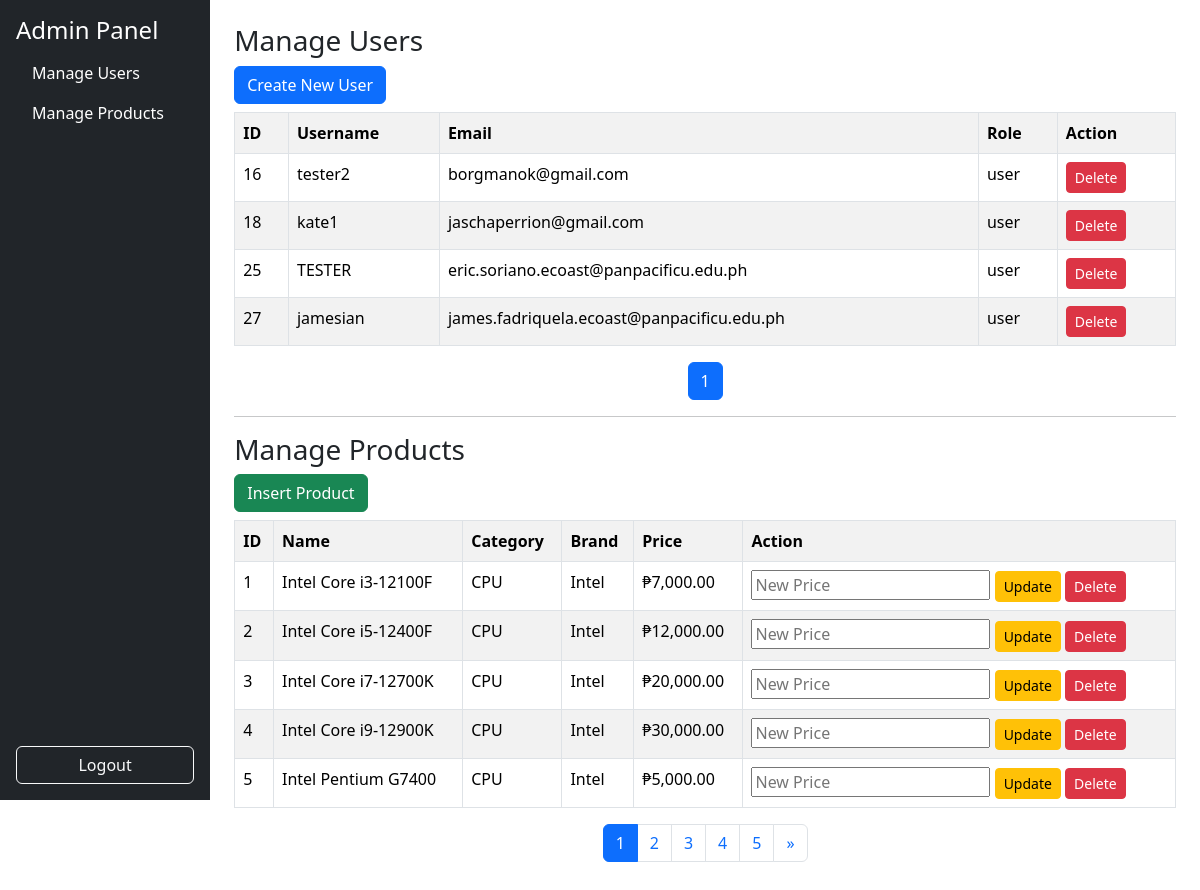
The app's page /admin_dashboard.php (signed in) with its own data.
### tables this page shows
CREATE TABLE `users` (
  `id` int(11) NOT NULL,
  `username` varchar(50) NOT NULL,
  `email` varchar(100) NOT NULL,
  `password` varchar(255) NOT NULL,
  `first_name` varchar(50) DEFAULT '',
  `middle_name` varchar(50) DEFAULT '',
  `last_name` varchar(50) DEFAULT '',
  `street` varchar(100) DEFAULT '',
  `barangay` varchar(100) DEFAULT '',
  `municipality` varchar(100) DEFAULT '',
  `province` varchar(100) DEFAULT '',
  `postal_code` varchar(20) DEFAULT '',
  `mobile` varchar(20) DEFAULT '',
  `profile_pic` varchar(255) DEFAULT 'profile_placeholder.png',
  `role` enum('user','admin') DEFAULT 'user',
  `email_verified` tinyint(1) NOT NULL DEFAULT 0,
  `verification_token` varchar(255) DEFAULT NULL,
  `otp_code` varchar(6) DEFAULT NULL,
  `otp_expires_at` datetime DEFAULT NULL,
  `reset_token` varchar(255) DEFAULT NULL,
  `reset_expires` datetime DEFAULT NULL,
  `reset_expires_at` datetime DEFAULT NULL
);

CREATE TABLE `products` (
  `id` int(11) NOT NULL,
  `name` varchar(255) NOT NULL,
  `category` varchar(50) NOT NULL,
  `brand` varchar(50) DEFAULT NULL,
  `socket` varchar(50) DEFAULT NULL,
  `price` decimal(10,2) NOT NULL,
  `ram_type` varchar(20) DEFAULT NULL,
  `wattage` int(11) DEFAULT NULL,
  `tdp` int(11) DEFAULT NULL
);

### admin_dashboard.php (the view, shortened to what this page needs)
<?php
include 'db.php';
$limit = 5;
$user_page = isset($_GET['user_page']) ? (int)$_GET['user_page'] : 1;
$user_offset = ($user_page - 1) * $limit;
$total_users = $conn->query("SELECT COUNT(*) as total FROM users")->fetch_assoc()['total'];
$user_pages = ceil($total_users / $limit);
$users = $conn->query("SELECT id, username, email, role FROM users LIMIT $limit OFFSET $user_offset");
$product_page = isset($_GET['product_page']) ? (int)$_GET['product_page'] : 1;
$product_offset = ($product_page - 1) * $limit;
$total_products = $conn->query("SELECT COUNT(*) as total FROM products")->fetch_assoc()['total'];
$product_pages = ceil($total_products / $limit);
$products = $conn->query("SELECT id, name, category, brand, price FROM products LIMIT $limit OFFSET $product_offset");
?>
<!DOCTYPE html>
<html lang="en">
<head>
    <link href="https://cdn.jsdelivr.net/npm/bootstrap@5.3.2/dist/css/bootstrap.min.css" rel="stylesheet">
</head>
<body>
<div class="d-flex">
    <div class="bg-dark text-white p-3" style="width: 250px; height: 100vh; display: flex; flex-direction: column;">
        <h4>Admin Panel</h4>
        <ul class="nav flex-column flex-grow-1">
            <li class="nav-item"><a href="#users" class="nav-link text-white">Manage Users</a></li>
            <li class="nav-item"><a href="#products" class="nav-link text-white">Manage Products</a></li>
        </ul>
        <a href="logout.php" class="btn btn-outline-light mt-auto">Logout</a>
    </div>
    <div class="container-fluid p-4">
        <section id="users">
            <h3>Manage Users</h3>
            <button class="btn btn-primary mb-2" data-bs-toggle="collapse" data-bs-target="#createUserForm">Create New User</button>
            <table class="table table-striped table-bordered">
                <tr><th>ID</th><th>Username</th><th>Email</th><th>Role</th><th>Action</th></tr>
                <?php while($row = $users->fetch_assoc()): ?>
                <tr>
                    <td><?= $row['id'] ?></td>
                    <td><?= $row['username'] ?></td>
                    <td><?= $row['email'] ?></td>
                    <td><?= $row['role'] ?></td>
                    <td>
                        <form method="POST" class="d-inline">
                            <button type="submit" name="delete_user" class="btn btn-danger btn-sm">Delete</button>
                        </form>
                    </td>
                </tr>
                <?php endwhile; ?>
            </table>
<nav>
  <ul class="pagination justify-content-center">
    <?php
    $start = max(1, $user_page - 2);
    $end = min($user_pages, $user_page + 2);
    if ($end - $start < 4) {
        if ($start == 1) {
            $end = min(5, $user_pages);
        } else {
            $start = max(1, $end - 4);
        }
    }
    ?>
    <?php for ($i = $start; $i <= $end; $i++): ?>
      <li class="page-item <?= $i == $user_page ? 'active' : '' ?>">
        <a class="page-link" href="?user_page=<?= $i ?>&product_page=<?= $product_page ?>"><?= $i ?></a>
      </li>
    <?php endfor; ?>
  </ul>
</nav>
        </section>
        <hr>
        <section id="products">
            <h3>Manage Products</h3>
            <button class="btn btn-success mb-2" data-bs-toggle="collapse" data-bs-target="#insertProductForm">Insert Product</button>
            <table class="table table-striped table-bordered">
                <tr><th>ID</th><th>Name</th><th>Category</th><th>Brand</th><th>Price</th><th>Action</th></tr>
                <?php while($row = $products->fetch_assoc()): ?>
                <tr>
                    <td><?= $row['id'] ?></td>
                    <td><?= $row['name'] ?></td>
                    <td><?= $row['category'] ?></td>
                    <td><?= $row['brand'] ?></td>
                    <td>₱<?= number_format($row['price'], 2) ?></td>
                    <td>
                        <form method="POST" class="d-inline">
                            <input type="number" step="0.01" name="price" placeholder="New Price" required>
                            <button type="submit" name="update_price" class="btn btn-warning btn-sm">Update</button>
                        </form>
                        <form method="POST" class="d-inline">
                            <button type="submit" name="delete_product" class="btn btn-danger btn-sm">Delete</button>
                        </form>
                    </td>
                </tr>
                <?php endwhile; ?>
            </table>
<nav>
  <ul class="pagination justify-content-center">
    <?php
    $start = max(1, $product_page - 2);
    $end = min($product_pages, $product_page + 2);
    if ($end - $start < 4) {
        if ($start == 1) {
            $end = min(5, $product_pages);
        } else {
            $start = max(1, $end - 4);
        }
    }
    ?>
    <?php for ($i = $start; $i <= $end; $i++): ?>
      <li class="page-item <?= $i == $product_page ? 'active' : '' ?>">
        <a class="page-link" href="?product_page=<?= $i ?>&user_page=<?= $user_page ?>"><?= $i ?></a>
      </li>
    <?php endfor; ?>
    <?php if ($product_page < $product_pages): ?>
      <li class="page-item">
        <a class="page-link" href="?product_page=<?= $product_page + 1 ?>&user_page=<?= $user_page ?>">&raquo;</a>
      </li>
    <?php endif; ?>
  </ul>
</nav>
        </section>
    </div>
</div>
</body>
</html>

### records on screen
users: id "16", username "tester2", email "borgmanok@gmail.com", role "user"
users: id "18", username "kate1", email "jaschaperrion@gmail.com", role "user"
users: id "25", username "TESTER", email "eric.soriano.ecoast@panpacificu.edu.ph", role "user"
users: id "27", username "jamesian", email "james.fadriquela.ecoast@panpacificu.edu.ph", role "user"
products: id "1", name "Intel Core i3-12100F", category "CPU", brand "Intel", price "7,000.00"
products: id "2", name "Intel Core i5-12400F", category "CPU", brand "Intel", price "12,000.00"
products: id "3", name "Intel Core i7-12700K", category "CPU", brand "Intel", price "20,000.00"
products: id "4", name "Intel Core i9-12900K", category "CPU", brand "Intel", price "30,000.00"
products: id "5", name "Intel Pentium G7400", category "CPU", brand "Intel", price "5,000.00"
